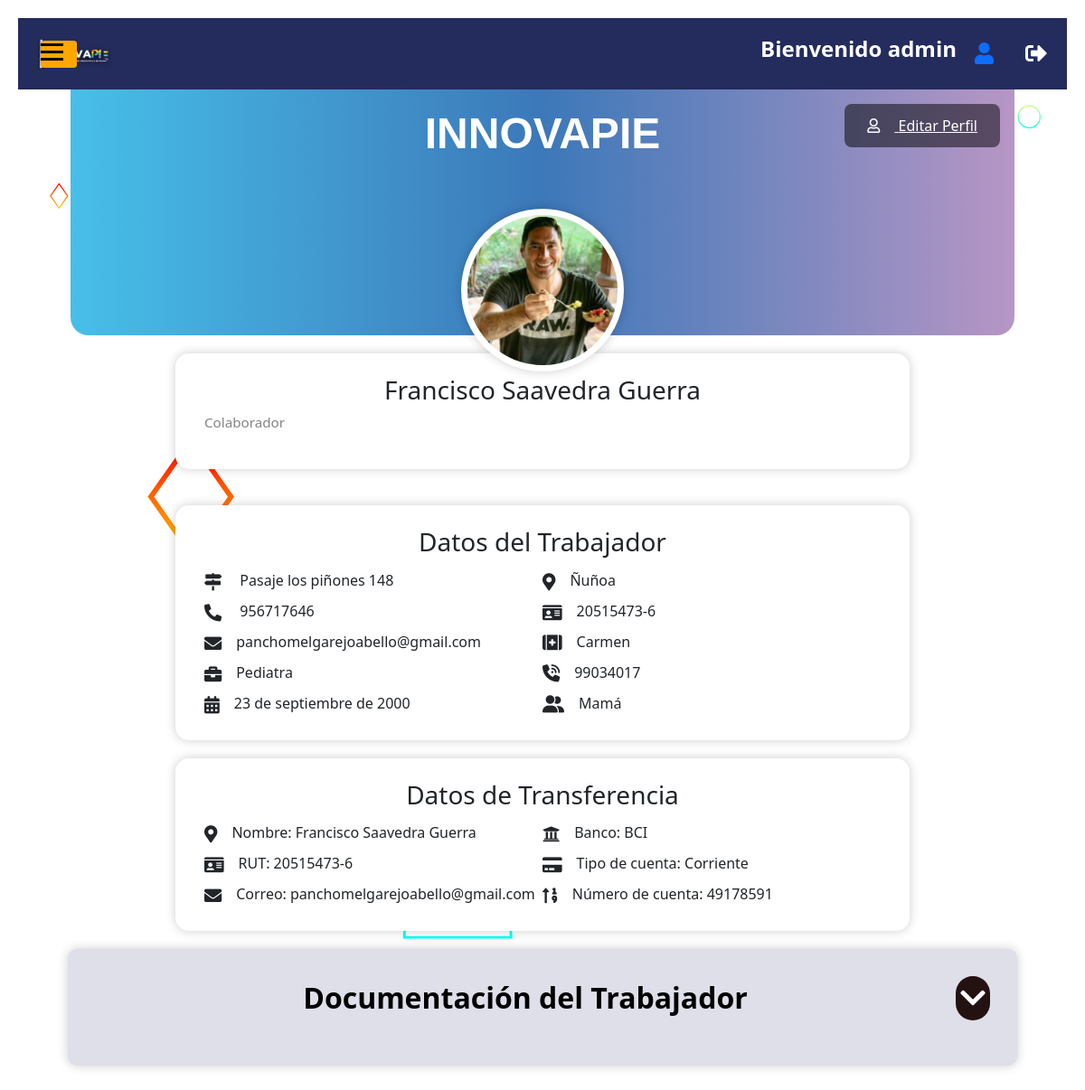
Screenshot of /home/perfil/ (signed in) with the database file from the repository.
### index/models.py (models this page shows)
class PerfilUsuario(models.Model):
    foto = models.ImageField(upload_to='profile_images/', null=True, default=get_default_profile_image)
    rut = models.CharField(null=True, max_length=100)
    nombre = models.CharField(null=True, max_length=100)
    apellidop = models.CharField(null=True, max_length=100)
    apellidom = models.CharField(null=True, max_length=100)
    direccion = models.CharField(null=True, max_length=100)
    comuna = models.CharField(null=True, max_length=100)
    correo = models.EmailField(null=True, max_length=100)
    telefono = models.IntegerField(null=True)
    profesion = models.CharField(null=True, max_length=100)
    descripcion = models.CharField(null=True, max_length=100)
    fecha_nacimiento = models.DateField(null=True)
    contacto_emergencia = models.IntegerField(null=True)
    nombre_emergencia = models.CharField(null=True, max_length=100)
    parentesco_emergencia = models.CharField(null=True, max_length=100)
    usuario = models.OneToOneField(User, on_delete=models.CASCADE)

class DatosTransferencia(models.Model):
    d_nombre = models.CharField(null=True, max_length=100)
    d_rut = models.CharField(null=True, max_length=100)
    d_correo = models.EmailField(null=True, max_length=100)
    d_banco = models.CharField(null=True, max_length=100)
    d_tipo_cuenta = models.CharField(null=True, max_length=100)
    d_numero_cuenta = models.CharField(null=True, max_length=100)
    d_usuario = models.OneToOneField(User, on_delete=models.CASCADE)

### home/views.py (the view)
# urls.py: path('perfil/', views.ver_perfil_usuario, name='perfilusuario'),
@login_required
def ver_perfil_usuario(request):
    usuario = get_object_or_404(User, id=request.user.id)
    perfil_usuario = get_object_or_404(PerfilUsuario, usuario=usuario)
    datos_transferencia = DatosTransferencia.objects.get(d_usuario=usuario)
    documentos = Documento.objects.filter(perfil=perfil_usuario)
    return render(request, 'home/perfil_usuario.html', {
        'perfil_usuario': perfil_usuario,
        'datos_transferencia': datos_transferencia,
        'documentos': documentos,
        'usuario': usuario,
    })

### home/templates/home/perfil_usuario.html (shortened to what this page needs)
{% extends "index/base.html" %}
{% load static %}
{% block content %}
<!DOCTYPE html>
<html lang="en">
<head>
    <link href="{% static 'index/css/stylesperfiluser.css' %}" rel="stylesheet">
    <link rel="stylesheet" type="text/css" href="https://necolas.github.io/normalize.css/8.0.1/normalize.css">
    <link rel="stylesheet" href="https://pro.fontawesome.com/releases/v5.10.0/css/all.css" />
</head>
<body>
    <section class="seccion-perfil-usuario">
        <div class="perfil-usuario-header">
            <div class="perfil-usuario-portada">
                <h1>INNOVAPIE</h1>
                <div class="perfil-usuario-avatar">
                    <img src="{{ perfil_usuario.foto.url }}" alt="img-avatar">
                </div>
                <a href="{% url 'editarperfilusuario' %}" class="boton-portada">
                    <i class="far fa-user"></i> Editar Perfil
                </a>
            </div>
        </div>
            <div class="perfil-usuario-body">
                <div class="perfil-usuario-bio">
                    <h3 class="titulo">{{ perfil_usuario.nombre }} {{ perfil_usuario.apellidop }} {{ perfil_usuario.apellidom }}</h3>
                    <div class="contenedor-padre">
                        <p class="texto">{{ perfil_usuario.descripcion }}</p>
                      </div>
                </div>
                <div class="perfil-usuario-footer">
                    <h3 class="titulo">Datos del Trabajador</h3>
                    <ul class="lista-datos">
                        <li><i class="icono fas fa-map-signs"></i> {{ perfil_usuario.direccion }}</li>
                        <li><i class="icono fas fa-phone-alt"></i> {{ perfil_usuario.telefono }}</li>
                        <li><i class="icono fas fa-envelope"></i>{{ perfil_usuario.correo }}</li>
                        <li><i class="icono fas fa-briefcase"></i>{{ perfil_usuario.profesion }}</li>
                        <li><i class="icono fas fa-calendar-alt"></i>{{ perfil_usuario.fecha_nacimiento }}</li>
                    </ul>
                    <ul class="lista-datos">
                        <li><i class="icono fas fa-map-marker-alt"></i>{{ perfil_usuario.comuna }}</li>
                        <li><i class="icono fas fa-id-card"></i>{{ perfil_usuario.rut }}</li>
                        <li><i class="icono fa-solid fa-kit-medical"></i>{{ perfil_usuario.nombre_emergencia }}</li>
                        <li><i class="icono fa-solid fa-phone-volume"></i>{{ perfil_usuario.contacto_emergencia }}</li>
                        <li><i class="icono fa-solid fa-user-group"></i>{{ perfil_usuario.parentesco_emergencia }}</li>
                    </ul>
                </div>
                <div class="perfil-usuario-footer">
                    <h3 class="titulo">Datos de Transferencia</h3>
                    <ul class="lista-datos">
                        <li><i class="icono fas fa-map-marker-alt"></i>Nombre: {{ datos_transferencia.d_nombre }}</li>
                        <li><i class="icono fas fa-id-card"></i>RUT: {{ datos_transferencia.d_rut }}</li>
                        <li><i class="icono fas fa-envelope"></i>Correo: {{ datos_transferencia.d_correo }}</li>
                    </ul>
                    <ul class="lista-datos">
                        <li><i class="icono fas fa-university"></i>Banco: {{ datos_transferencia.d_banco }}</li>
                        <li><i class="icono fas fa-credit-card"></i>Tipo de cuenta: {{ datos_transferencia.d_tipo_cuenta }}</li>
                        <li><i class="icono fas fa-sort-numeric-up"></i>Número de cuenta: {{ datos_transferencia.d_numero_cuenta }}</li>
                    </ul>
                </div>
            </div>
        <div class="contenidoreg">
            <h2 class="form-register" style="display: flex; justify-content: space-between; align-items: center;">
                <div style="flex: 1;">
                    Documentación del Trabajador
                </div>
                <div class="custom-button-container">
                    <button class="form-register-button custom-button" onclick="toggleForm('documentos')"><i class="fas fa-chevron-down"></i></button>
                </div>
            </h2>
        </section>
</body>
</html>
{% endblock %}

### index/templates/index/base.html (shortened to what this page needs)
<!DOCTYPE html>
<html>
<head>
    {% load static %}
    <link rel="stylesheet" href="{% static 'index/css/bootstrap.min.css' %}">
    <link href="{% static 'index/css/styles.css' %}" rel="stylesheet">
</head>
<body>
    <div id="content" class="content">
        <header class="header">
            <div class="container">
                <div class="row align-items-center">
                    <div class="col-md-6">
                        <div class="logo">
                            <a title="InnovaPIE" href="{% url 'home' %}">
                                <img src="{% static 'index/img/main_logo.png' %}" alt="InnovaPIE" />
                            </a>
                        </div>
                    </div>
                    <div class="col-md-6">
                        <div class="header-info">
                            <h1 class="title">Bienvenido {{ user.username }}</h1>
                            <div class="user-icon">
                                <a href="{% url 'perfilusuario' %}" title="Perfil del usuario">
                                    <i class="fas fa-user"></i>
                                </a>
                            </div>
                            <div class="logout-icon">
                                <a href="{% url 'logout' %}" title="Cerrar sesión">
                                    <i class="fas fa-sign-out-alt"></i>
                                </a>
                            </div>
                        </div>
                    </div>
                </div>
            </div>
        </header>
        {% block content %}
        {% endblock %}
    </div>
    <button id="toggle-button" class="toggle-button" onclick="toggleNavbar()">
        <span></span>
        <span></span>
        <span></span>
    </button>
</body>
</html>

### index/static/index/css/styles.css (style rules this page uses)
.header { background-color: #242c5e; padding: 20px 0; }
.logo img { width: 100px; height: auto; }
.title { color: #fff; font-size: 24px; font-weight: bold; margin-bottom: 10px; }
body { overflow-x: hidden; }
.content { padding: 20px; transition: margin-left 0.3s ease; }
.toggle-button { position: fixed; top: 45px; left: 45px; z-index: 200; width: 40px; height: 30px; background-color: rgb(255, 166, 0);; border: none; border-radius: 10%; cursor: pointer; }
.toggle-button span { display: block; width: 25px; height: 3px; background-color: #000000; margin-bottom: 5px; transition: background-color 0.3s ease; }
.logout-icon { margin-left: 15px; font-size: 24px; }
.logout-icon a { color: #fff; }

### index/static/index/css/stylesperfiluser.css (style rules this page uses)
html { -webkit-text-size-adjust: 100%; -ms-text-size-adjust: 100%; text-size-adjust: 100%; line-height: 1.4; }
* { margin: 0; padding: 0; -webkit-box-sizing: border-box; -moz-box-sizing: border-box; box-sizing: border-box; }
body { background-color: linear-gradient(to right, #ffffff, #aaabb1 ,#b6b7c4); background-attachment: fixed; background-size: cover; padding-bottom: 50px; }
.seccion-perfil-usuario .perfil-usuario-body, .seccion-perfil-usuario { display: flex; flex-wrap: wrap; flex-direction: column; align-items: center; }
.seccion-perfil-usuario .perfil-usuario-header { width: 100%; display: flex; justify-content: center; margin-bottom: 1.25rem; }
.seccion-perfil-usuario .perfil-usuario-portada { display: flex; position: relative; width: 90%; justify-content: center; align-items: center; height: 17rem; align-items: flex-start; padding-top: 20px; background-image: linear-gradient(to right, #47BFE9, #3C78B9, #B796C5); border-radius: 0 0 20px 20px; }
.seccion-perfil-usuario .perfil-usuario-portada h1 { color: white; font-size: 3em; font-weight: bold; font-family: 'Arial', sans-serif; }
.seccion-perfil-usuario .perfil-usuario-portada .boton-portada { position: absolute; top: 1rem; right: 1rem; border: 0; border-radius: 8px; padding: 12px 25px; background-color: rgba(0, 0, 0, .5); color: #fff; cursor: pointer; }
.seccion-perfil-usuario .perfil-usuario-portada .boton-portada i { margin-right: 1rem; }
.seccion-perfil-usuario .perfil-usuario-avatar { display: flex; width: 180px; height: 180px; align-items: center; justify-content: center; border: 7px solid #FFFFFF; background-color: #DFE5F2; border-radius: 50%; box-shadow: 0 0 12px rgba(0, 0, 0, .2); position: absolute; bottom: -40px; left: calc(50% - 90px); z-index: 1; }
.seccion-perfil-usuario .perfil-usuario-avatar img { width: 100%; height: 100%; object-fit: cover; border-radius: 50%; }
.seccion-perfil-usuario .perfil-usuario-body { width: 70%; position: relative; max-width: 1050px; }
.seccion-perfil-usuario .perfil-usuario-body .titulo { display: block; width: 100%; font-size: 1.75em; margin-bottom: 0.5rem; }
.seccion-perfil-usuario .perfil-usuario-body .texto { color: #848484; font-size: 0.95em; text-align: center; }
.contenedor-padre { display: flex; justify-content: center; }
.seccion-perfil-usuario .perfil-usuario-footer, .seccion-perfil-usuario .perfil-usuario-bio { display: flex; flex-wrap: wrap; padding: 1.5rem 2rem; box-shadow: 0 0 12px rgba(0, 0, 0, .2); background-color: #fff; border-radius: 15px; width: 100%; }
.seccion-perfil-usuario .perfil-usuario-bio { margin-bottom: 1.25rem; text-align: center; }
.seccion-perfil-usuario .lista-datos { width: 50%; list-style: none; }
.seccion-perfil-usuario .lista-datos li { padding: 5px 0; }
.seccion-perfil-usuario .lista-datos li>.icono { margin-right: 1rem; font-size: 1.2rem; vertical-align: middle; }
.contenidoreg { max-width: 2000px; width: 1050px; margin: 20px auto; background-color: #dedfe8; border-radius: 10px; padding: 20px; box-shadow: 0 0 12px rgba(0, 0, 0, .2); text-align: center; }
.form-register { text-align: center; color: #020101; padding: 10px; font-weight: bold; border-radius: 5px; margin-bottom: 20px; }
.perfil-usuario-footer { margin-top: 20px; max-width: 1050px; }
.perfil-usuario-footer h3.titulo { text-align: center; }
.perfil-usuario-footer .lista-datos { list-style: none; padding: 0; margin: 0; }
.perfil-usuario-footer .lista-datos li { padding: 5px 0; }
.perfil-usuario-footer .lista-datos li i { margin-right: 10px; }
.custom-button { background-color: #241111; color: #ffffff; border: none; padding: 5px; border-radius: 100px; padding-top: -20px; }

### index/templates/index/base.html (style rules this page uses)
.header-info { display: flex; align-items: center; justify-content: flex-end; gap: 20px; }
.user-icon { font-size: 24px; }

### rows the page displays
PerfilUsuario: foto (picture), nombre "Francisco", apellidop "Saavedra", apellidom "Guerra", descripcion "Colaborador", direccion "Pasaje los piñones 148", telefono "956717646", correo "panchomelgarejoabello@gmail.com", profesion "Pediatra", fecha_nacimiento "23 de septiembre de 2000", comuna "Ñuñoa", rut "20515473-6", nombre_emergencia "Carmen", contacto_emergencia "99034017", parentesco_emergencia "Mamá"
DatosTransferencia: d_nombre "Francisco Saavedra Guerra", d_rut "20515473-6", d_correo "panchomelgarejoabello@gmail.com", d_banco "BCI", d_tipo_cuenta "Corriente", d_numero_cuenta "49178591"

### other values shown
{{ user.username }} "admin"
